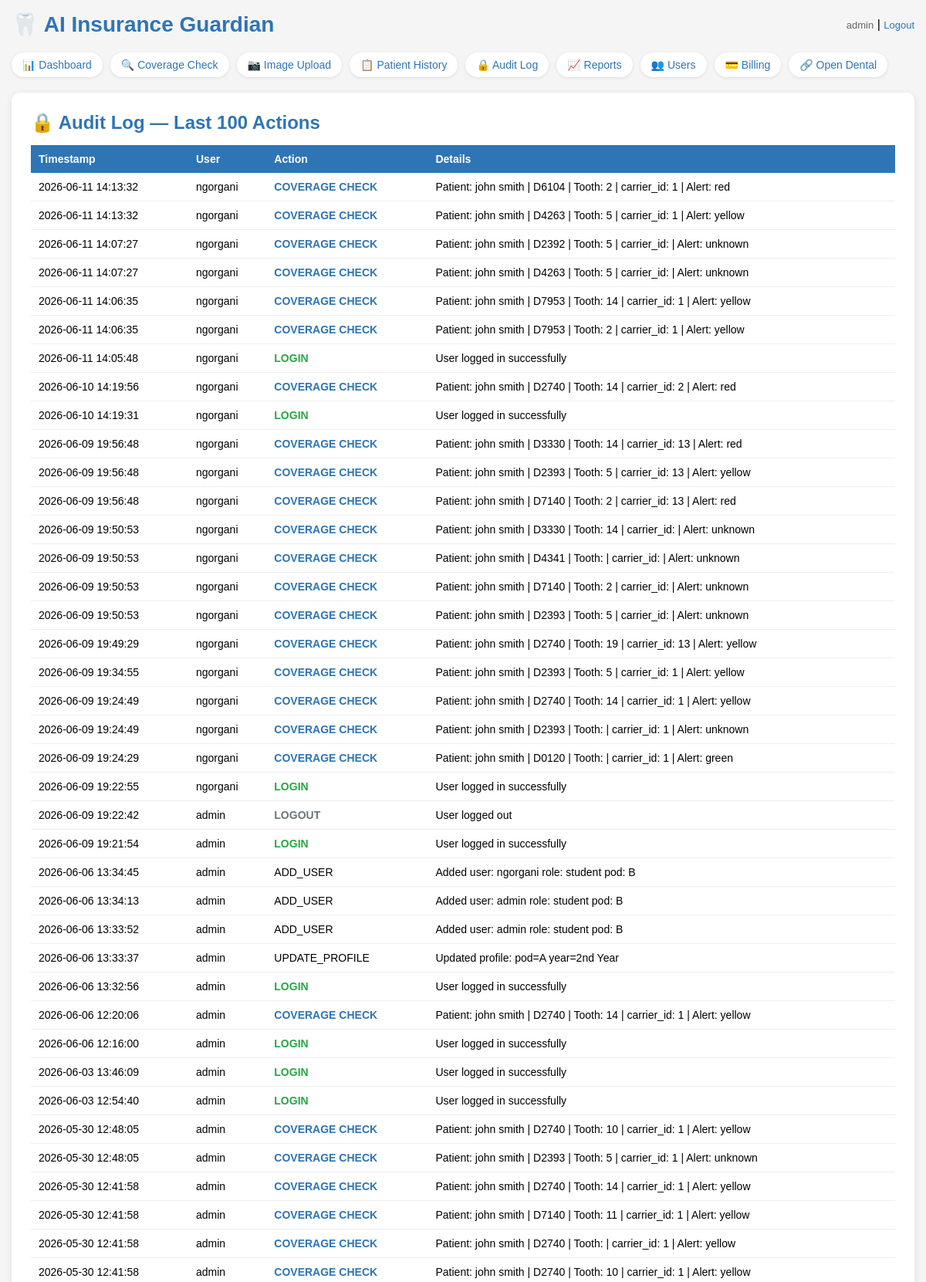
The app's page /audit (signed in, upper part) with its own data.
### tables this page shows
CREATE TABLE users (
            id INTEGER PRIMARY KEY,
            username TEXT UNIQUE NOT NULL,
            password TEXT NOT NULL,
            role TEXT DEFAULT 'staff'
        , pod TEXT DEFAULT NULL, year_level TEXT DEFAULT NULL, full_name TEXT DEFAULT NULL);

CREATE TABLE audit_log (id INTEGER PRIMARY KEY, username TEXT, action TEXT, details TEXT, timestamp TEXT);

### app.py (the view)
@app.route("/audit")
@login_required
def audit():
    conn = get_db()
    cursor = conn.cursor()
    cursor.execute("SELECT * FROM audit_log ORDER BY timestamp DESC LIMIT 100")
    records = cursor.fetchall()
    conn.close()
    return render_template("audit.html", records=records)

### app.py (called while the page is built)
def get_db():
    conn = sqlite3.connect("insurance_guardian.db")
    conn.row_factory = sqlite3.Row
    return conn

@login_manager.user_loader
def load_user(user_id):
    conn = get_db()
    cursor = conn.cursor()
    cursor.execute("SELECT id, username, role, pod, year_level, full_name FROM users WHERE id = ?", (user_id,))
    row = cursor.fetchone()
    conn.close()
    if row:
        return User(row[0], row[1], row[2], row[3], row[4], row[5])
    return None

### templates/audit.html (shortened to what this page needs)
<!DOCTYPE html>
<html>
<head>
</head>
<body>
    <div class="header">
        <h1>🦷 AI Insurance Guardian</h1>
        <div>
            <span class="user-info">{{ current_user.username }}</span> |
            <a href="/logout" class="logout">Logout</a>
        </div>
    </div>
    <div class="nav">
        <a href="/dashboard" class="active">📊 Dashboard</a>
        <a href="/">🔍 Coverage Check</a>
        <a href="/upload">📷 Image Upload</a>
        <a href="/history">📋 Patient History</a>
        <a href="/audit">🔒 Audit Log</a>
        <a href="/reports">📈 Reports</a>
        <a href="/users">👥 Users</a>
        <a href="/billing">💳 Billing</a>
        <a href="/opendental">🔗 Open Dental</a>
    </div>
    <div class="results-box">
        <h2>🔒 Audit Log — Last 100 Actions</h2>
        <table>
            <tr>
                <th>Timestamp</th>
                <th>User</th>
                <th>Action</th>
                <th>Details</th>
            </tr>
            {% for record in records %}
            <tr>
                <td>{{ record[4] }}</td>
                <td>{{ record[1] }}</td>
                <td>
                    {% if record[2] == 'LOGIN' %}<span class="action-login">LOGIN</span>
                    {% elif record[2] == 'LOGOUT' %}<span class="action-logout">LOGOUT</span>
                    {% elif record[2] == 'COVERAGE_CHECK' %}<span class="action-check">COVERAGE CHECK</span>
                    {% elif record[2] == 'FAILED_LOGIN' %}<span class="action-failed">FAILED LOGIN</span>
                    {% else %}{{ record[2] }}{% endif %}
                </td>
                <td>{{ record[3] }}</td>
            </tr>
            {% endfor %}
        </table>
    </div>
</body>
</html>

### templates/audit.html (style rules this page uses)
* { box-sizing: border-box; margin: 0; padding: 0; }
body { font-family: Arial, sans-serif; background-color: #f5f5f5; padding: 15px; }
.header { display: flex; justify-content: space-between; align-items: center; margin-bottom: 20px; flex-wrap: wrap; gap: 10px; }
h1 { color: #2E75B6; font-size: clamp(20px, 4vw, 28px); }
.nav { display: flex; flex-wrap: wrap; gap: 10px; margin-bottom: 20px; }
.nav a { color: #2E75B6; text-decoration: none; font-size: 14px; background: white; padding: 8px 14px; border-radius: 20px; box-shadow: 0 1px 4px rgba(0,0,0,0.1); }
.user-info { color: #666; font-size: 13px; }
.logout { color: #2E75B6; text-decoration: none; font-size: 13px; }
.results-box { background: white; padding: 25px; border-radius: 10px; box-shadow: 0 2px 10px rgba(0,0,0,0.1); }
.results-box h2 { color: #2E75B6; margin-bottom: 15px; }
table { width: 100%; border-collapse: collapse; font-size: 14px; }
th { background: #2E75B6; color: white; padding: 10px; text-align: left; }
td { padding: 10px; border-bottom: 1px solid #eee; }
.action-login { color: #28a745; font-weight: bold; }
.action-logout { color: #6c757d; font-weight: bold; }
.action-check { color: #2E75B6; font-weight: bold; }

### records on screen
users: username "admin"
audit_log: timestamp "2026-06-11 14:13:32", username "ngorgani", action "COVERAGE CHECK", details "Patient: john smith | D6104 | Tooth: 2 | carrier_id: 1 | Alert: red"
audit_log: timestamp "2026-06-11 14:13:32", username "ngorgani", action "COVERAGE CHECK", details "Patient: john smith | D4263 | Tooth: 5 | carrier_id: 1 | Alert: yellow"
audit_log: timestamp "2026-06-11 14:07:27", username "ngorgani", action "COVERAGE CHECK", details "Patient: john smith | D2392 | Tooth: 5 | carrier_id: | Alert: unknown"
audit_log: timestamp "2026-06-11 14:07:27", username "ngorgani", action "COVERAGE CHECK", details "Patient: john smith | D4263 | Tooth: 5 | carrier_id: | Alert: unknown"
audit_log: timestamp "2026-06-11 14:06:35", username "ngorgani", action "COVERAGE CHECK", details "Patient: john smith | D7953 | Tooth: 14 | carrier_id: 1 | Alert: yellow"
audit_log: timestamp "2026-06-11 14:06:35", username "ngorgani", action "COVERAGE CHECK", details "Patient: john smith | D7953 | Tooth: 2 | carrier_id: 1 | Alert: yellow"
audit_log: timestamp "2026-06-11 14:05:48", username "ngorgani", action "LOGIN", details "User logged in successfully"
audit_log: timestamp "2026-06-10 14:19:56", username "ngorgani", action "COVERAGE CHECK", details "Patient: john smith | D2740 | Tooth: 14 | carrier_id: 2 | Alert: red"
audit_log: timestamp "2026-06-10 14:19:31", username "ngorgani", action "LOGIN", details "User logged in successfully"
audit_log: timestamp "2026-06-09 19:56:48", username "ngorgani", action "COVERAGE CHECK", details "Patient: john smith | D3330 | Tooth: 14 | carrier_id: 13 | Alert: red"
audit_log: timestamp "2026-06-09 19:56:48", username "ngorgani", action "COVERAGE CHECK", details "Patient: john smith | D2393 | Tooth: 5 | carrier_id: 13 | Alert: yellow"
audit_log: timestamp "2026-06-09 19:56:48", username "ngorgani", action "COVERAGE CHECK", details "Patient: john smith | D7140 | Tooth: 2 | carrier_id: 13 | Alert: red"
audit_log: timestamp "2026-06-09 19:50:53", username "ngorgani", action "COVERAGE CHECK", details "Patient: john smith | D3330 | Tooth: 14 | carrier_id: | Alert: unknown"
audit_log: timestamp "2026-06-09 19:50:53", username "ngorgani", action "COVERAGE CHECK", details "Patient: john smith | D4341 | Tooth: | carrier_id: | Alert: unknown"
audit_log: timestamp "2026-06-09 19:50:53", username "ngorgani", action "COVERAGE CHECK", details "Patient: john smith | D7140 | Tooth: 2 | carrier_id: | Alert: unknown"
audit_log: timestamp "2026-06-09 19:50:53", username "ngorgani", action "COVERAGE CHECK", details "Patient: john smith | D2393 | Tooth: 5 | carrier_id: | Alert: unknown"
audit_log: timestamp "2026-06-09 19:49:29", username "ngorgani", action "COVERAGE CHECK", details "Patient: john smith | D2740 | Tooth: 19 | carrier_id: 13 | Alert: yellow"
audit_log: timestamp "2026-06-09 19:34:55", username "ngorgani", action "COVERAGE CHECK", details "Patient: john smith | D2393 | Tooth: 5 | carrier_id: 1 | Alert: yellow"
audit_log: timestamp "2026-06-09 19:24:49", username "ngorgani", action "COVERAGE CHECK", details "Patient: john smith | D2740 | Tooth: 14 | carrier_id: 1 | Alert: yellow"
audit_log: timestamp "2026-06-09 19:24:49", username "ngorgani", action "COVERAGE CHECK", details "Patient: john smith | D2393 | Tooth: | carrier_id: 1 | Alert: unknown"
audit_log: timestamp "2026-06-09 19:24:29", username "ngorgani", action "COVERAGE CHECK", details "Patient: john smith | D0120 | Tooth: | carrier_id: 1 | Alert: green"
audit_log: timestamp "2026-06-09 19:22:55", username "ngorgani", action "LOGIN", details "User logged in successfully"
audit_log: timestamp "2026-06-09 19:22:42", username "admin", action "LOGOUT", details "User logged out"
audit_log: timestamp "2026-06-09 19:21:54", username "admin", action "LOGIN", details "User logged in successfully"
audit_log: timestamp "2026-06-06 13:34:45", username "admin", action "ADD_USER", details "Added user: ngorgani role: student pod: B"
audit_log: timestamp "2026-06-06 13:34:13", username "admin", action "ADD_USER", details "Added user: admin role: student pod: B"
audit_log: timestamp "2026-06-06 13:33:52", username "admin", action "ADD_USER", details "Added user: admin role: student pod: B"
audit_log: timestamp "2026-06-06 13:33:37", username "admin", action "UPDATE_PROFILE", details "Updated profile: pod=A year=2nd Year"
audit_log: timestamp "2026-06-06 13:32:56", username "admin", action "LOGIN", details "User logged in successfully"
audit_log: timestamp "2026-06-06 12:20:06", username "admin", action "COVERAGE CHECK", details "Patient: john smith | D2740 | Tooth: 14 | carrier_id: 1 | Alert: yellow"
audit_log: timestamp "2026-06-06 12:16:00", username "admin", action "LOGIN", details "User logged in successfully"
audit_log: timestamp "2026-06-03 13:46:09", username "admin", action "LOGIN", details "User logged in successfully"
audit_log: timestamp "2026-06-03 12:54:40", username "admin", action "LOGIN", details "User logged in successfully"
audit_log: timestamp "2026-05-30 12:48:05", username "admin", action "COVERAGE CHECK", details "Patient: john smith | D2740 | Tooth: 10 | carrier_id: 1 | Alert: yellow"
audit_log: timestamp "2026-05-30 12:48:05", username "admin", action "COVERAGE CHECK", details "Patient: john smith | D2393 | Tooth: 5 | carrier_id: 1 | Alert: unknown"
audit_log: timestamp "2026-05-30 12:41:58", username "admin", action "COVERAGE CHECK", details "Patient: john smith | D2740 | Tooth: 14 | carrier_id: 1 | Alert: yellow"
audit_log: timestamp "2026-05-30 12:41:58", username "admin", action "COVERAGE CHECK", details "Patient: john smith | D7140 | Tooth: 11 | carrier_id: 1 | Alert: yellow"
audit_log: timestamp "2026-05-30 12:41:58", username "admin", action "COVERAGE CHECK", details "Patient: john smith | D2740 | Tooth: | carrier_id: 1 | Alert: yellow"
audit_log: timestamp "2026-05-30 12:41:58", username "admin", action "COVERAGE CHECK", details "Patient: john smith | D2740 | Tooth: 10 | carrier_id: 1 | Alert: yellow"
